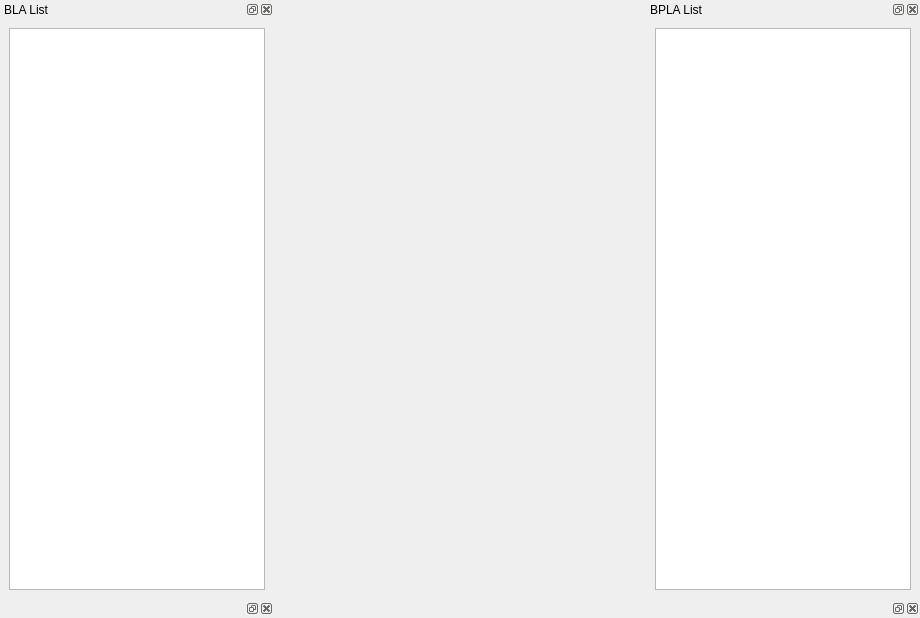
<?xml version="1.0" encoding="UTF-8"?>
<ui version="4.0">
 <class>MapTabWidget</class>
 <widget class="QWidget" name="MapTabWidget">
  <property name="geometry">
   <rect>
    <x>0</x>
    <y>0</y>
    <width>920</width>
    <height>618</height>
   </rect>
  </property>
  <property name="windowTitle">
   <string>Form</string>
  </property>
  <layout class="QGridLayout" name="gridLayout" rowstretch="10,0" columnstretch="0,10,0">
   <property name="leftMargin">
    <number>0</number>
   </property>
   <property name="topMargin">
    <number>0</number>
   </property>
   <property name="rightMargin">
    <number>0</number>
   </property>
   <property name="bottomMargin">
    <number>0</number>
   </property>
   <property name="spacing">
    <number>0</number>
   </property>
   <item row="1" column="2">
    <widget class="QDockWidget" name="spipDD2DockWidget">
     <widget class="NiippWidget" name="spipDD2Widget"/>
    </widget>
   </item>
   <item row="0" column="2">
    <widget class="QDockWidget" name="bplaDockWidget">
     <property name="windowTitle">
      <string>BPLA List</string>
     </property>
     <widget class="QWidget" name="dockWidgetContents_3">
      <layout class="QHBoxLayout" name="horizontalLayout_2">
       <item>
        <widget class="QTreeView" name="bplaTreeView"/>
       </item>
      </layout>
     </widget>
    </widget>
   </item>
   <item row="1" column="0">
    <widget class="QDockWidget" name="spipDD1DockWidget">
     <widget class="NiippWidget" name="spipDD1Widget"/>
    </widget>
   </item>
   <item row="0" column="1" rowspan="2">
    <widget class="MapWidget" name="mapWidget" native="true">
     <property name="sizePolicy">
      <sizepolicy hsizetype="Expanding" vsizetype="Expanding">
       <horstretch>0</horstretch>
       <verstretch>0</verstretch>
      </sizepolicy>
     </property>
    </widget>
   </item>
   <item row="0" column="0">
    <widget class="QDockWidget" name="blaDockWidget">
     <property name="windowTitle">
      <string>BLA List</string>
     </property>
     <widget class="QWidget" name="dockWidgetContents">
      <layout class="QHBoxLayout" name="horizontalLayout">
       <item>
        <widget class="QTreeView" name="blaTreeView"/>
       </item>
      </layout>
     </widget>
    </widget>
   </item>
  </layout>
 </widget>
 <customwidgets>
  <customwidget>
   <class>MapWidget</class>
   <extends>QWidget</extends>
   <header>MapInterface/MapWidget.h</header>
   <container>1</container>
  </customwidget>
  <customwidget>
   <class>NiippWidget</class>
   <extends>QWidget</extends>
   <header>Niipp/NiippWidget.h</header>
   <container>1</container>
  </customwidget>
 </customwidgets>
 <resources/>
 <connections/>
</ui>
